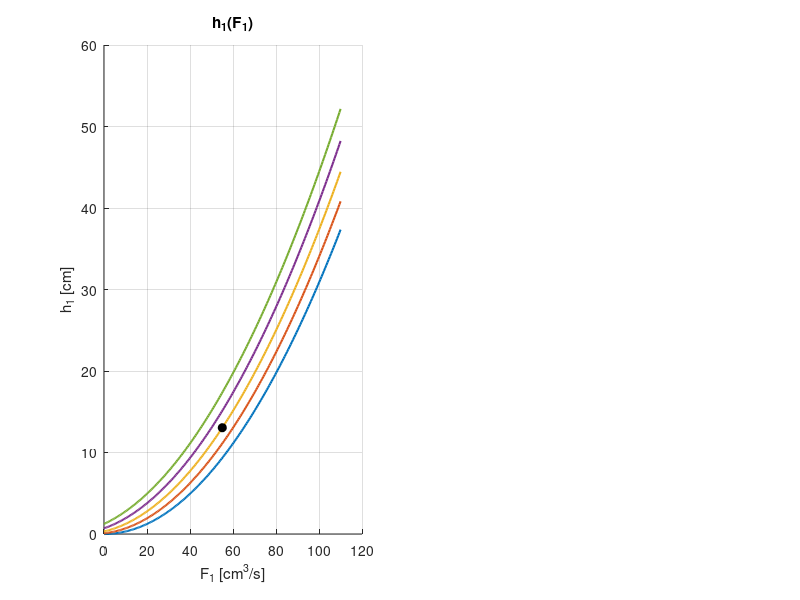

Reproduce this figure in MATLAB. (Note: this script raises an error after producing the figure.)
%%%% Charakterystyka statyczna modelu obiektu
clear; clc; close all;

%% Parametry
p.A2 = 430; p.C1 = 0.85; p.a1 = 18; p.a2 = 24; p.tau = 70;

% Punkt pracy
F1_0 = 55;
FD_0 = 10;

% Zakresy wejść
F1v = linspace(0, 2*F1_0, 200);      % sterowanie F1
FDv = linspace(0, 2*FD_0, 200);      % zakłócenie FD

% Folder na wykresy
folder = fullfile(fileparts(mfilename('fullpath')), 'zad1_plots');

%% Stan ustalony:

h1_stat = @(F1,FD) ((F1 + FD)/p.a1).^2;
h2_stat = @(F1,FD) ((F1 + FD)/p.a2).^2;

h1_0 = h1_stat(F1_0, FD_0);
h2_0 = h2_stat(F1_0, FD_0);

%% Wykres 1: h1, h2 w funkcji F1 dla kilku wartości FD
FD_list = FD_0 * [0 0.5 1 1.5 2];
f = figure('Name','Charakterystyki statyczne h(F1)', 'Color', 'w', 'Visible', 'off');
for i = 1:2
    subplot(1,2,i); hold on; grid on;
    for FD = FD_list
        if i == 1
            plot(F1v, h1_stat(F1v, FD), 'LineWidth', 1.5);
        else
            plot(F1v, h2_stat(F1v, FD), 'LineWidth', 1.5);
        end
    end
    if i == 1
        plot(F1_0, h1_0, 'ko', 'MarkerFaceColor', 'k');
        ylabel('h_1 [cm]');
        title('h_1(F_1)');
    else
        plot(F1_0, h2_0, 'ko', 'MarkerFaceColor', 'k');
        ylabel('h_2 [cm]'); 
        title('h_2(F_1)');
    end
    xlabel('F_1 [cm^3/s]');
    legend([compose('F_D = %.1f', FD_list), {'punkt pracy'}], 'Location', 'northwest');
end
exportgraphics(f, fullfile(folder, 'zad1_char_stat_h_F1.png'), 'Resolution', 300); close(f);

%% Wykres 2: powierzchnia h2(F1, FD)
[F1g, FDg] = meshgrid(F1v, FDv);
f = figure('Name','Charakterystyka statyczna h2(F1,FD)', 'Color', 'w', 'Visible', 'off');
surf(F1g, FDg, h2_stat(F1g, FDg), 'EdgeColor', 'none');
hold on;
plot3(F1_0, FD_0, h2_0, 'ro', 'MarkerFaceColor', 'r', 'MarkerSize', 8);
xlabel('F_1 [cm^3/s]'); 
ylabel('F_D [cm^3/s]'); 
zlabel('h_2 [cm]');
title('h_2(F_1, F_D)'); 
colorbar; 
grid on; 
view(-35, 30);
exportgraphics(f, fullfile(folder, 'zad1_char_stat_h2_F1_FD.png'), 'Resolution', 300); close(f);
